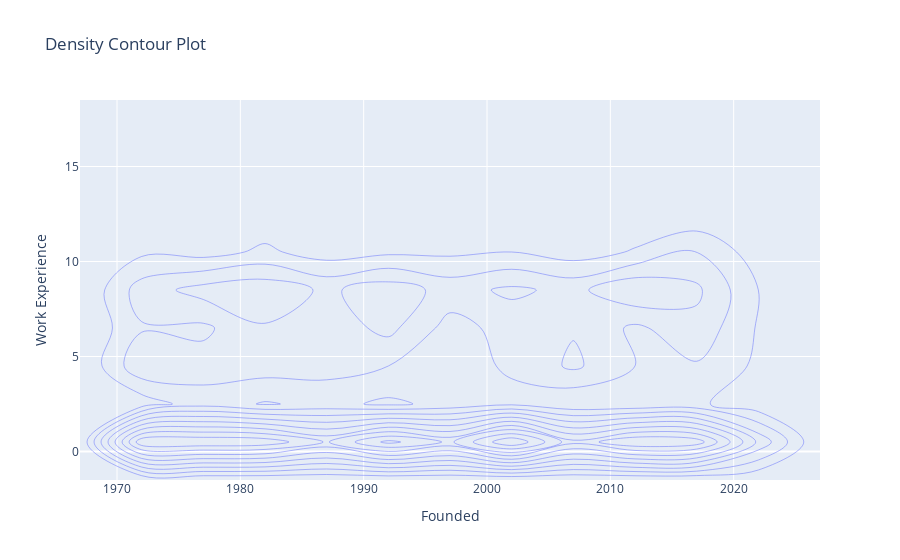

The cell this chart's notebook holds for it:
### Markdown cell above
Upon analyzing the box plot, it can be inferred that founded year is slightly related to the country(unlike the violin plot). The distribution of founded year for different countries is not uniform and there are variations in the founded year distribution across countries. From a machine learning and deep learning point of view, these observations can be crucial in predicting the country of an individual based on their founded year.

Additionally, it is worth noting that the median of the founded year distribution varies across countries. For instance, the median for norvège is shifted towards the right, indicating that the majority of **Norwegians** are founded in 2012. On the other hand, the mode for **suéde and Finlande** is shifted towards the left, indicating that the majority of individuals in these countries. This information can be valuable in developing marketing strategies for products or services that are specific to a particular founded year group or country.

### Code cell
# Create a density contour plot to show the relationship between Founded year and work experience
fig1 = px.density_contour(df, x='Founded', y='Work Experience', title='Density Contour Plot')

# Create a density heatmap to show the distribution of Founded year and work experience
fig2 = px.density_heatmap(df, x='Founded', y='Work Experience', title='Density Heatmap')

# Show the plots
fig1.show()
fig2.show()

### Figure 1 — Plotly figure (JSON) as saved in the notebook; plotly's stock layout.template omitted (floating-point values rounded to 4 significant figures; data arrays with more than 128 entries replaced by an {"elided": "..."} marker saying what was removed)
{"data": [{"autocontour": true, "contours": {"coloring": "none", "end": 100, "size": 10, "start": 10}, "hovertemplate": "Founded=%{x}<br>Work Experience=%{y}<br>count=%{z}<extra></extra>", "legendgroup": "", "line": {"color": "#636efa"}, "name": "", "showlegend": false, "type": "histogram2dcontour", "x": {"elided": "2000 int values"}, "xaxis": "x", "xbingroup": "x", "y": {"elided": "2000 int values"}, "yaxis": "y", "ybingroup": "y"}], "layout": {"autosize": true, "legend": {"tracegroupgap": 0}, "title": {"text": "Density Contour Plot"}, "xaxis": {"anchor": "y", "autorange": true, "domain": [0, 1], "range": [1967, 2027], "title": {"text": "Founded"}, "type": "linear"}, "yaxis": {"anchor": "x", "autorange": true, "domain": [0, 1], "range": [-1.5, 18.5], "title": {"text": "Work Experience"}, "type": "linear"}}}
